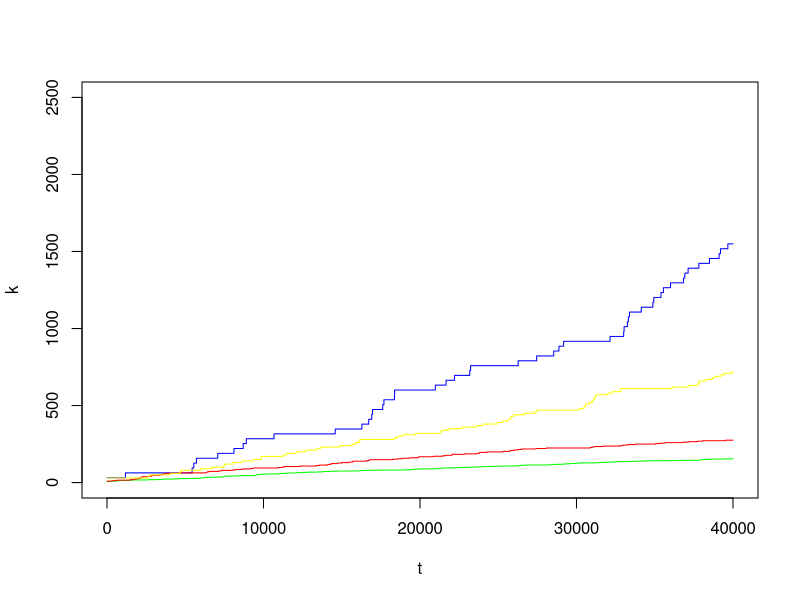

This figure's R source: (Note: this script raises an error after producing the figure.)
dat = read.csv("compact_nogrowth.txt", sep = " ", header = FALSE)
colnames(dat) = c("node", "t", "k")
dat1 = dat[which(dat[,1] == 1),]
dat10 = dat[which(dat[,1] == 10),]
dat100 = dat[which(dat[,1] == 100),]
dat1000 = dat[which(dat[,1] == 1000),]

write.csv(dat1000[,2:3], "ndat1000.csv")

plot(dat1$t, dat1$k*sqrt(1), type = "l", col = "green",
     xlab = "t", ylab = "k", ylim = c(0, 2500))
lines(dat1000$k * sqrt(1000), col = "blue")
lines(dat10$k * sqrt(10), col = "red")
lines(dat100$k * sqrt(100), col = "yellow")


m0 = 5
plot(rdat1$t, rdat1$k * (m0 * log(m0 + 1 - 1) - m0), type = "l", col = "green",
     xlab = "t", ylab = "k", ylim = c(0, 1300))
lines(rdat1000$k * (m0 * log(m0 + 1000 - 1) - m0), col = "blue")
lines(rdat10$k * (m0 * log(m0 + 10 - 1) - m0), col = "red")
lines(rdat100$k * (m0 * log(m0 + 100 - 1) - m0), col = "yellow")




